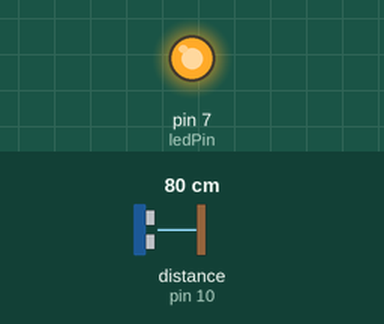
Recording of a sketch running on a simulated Arduino Uno, built with avr-gcc and run on an emulated ATmega328P. Shown: output pins drawn as LEDs (lit = HIGH). Wiring (inferred from the names in the program): ultrasonic range finder: trigger pin 9; echo pin 10. The inputs (shaded band) are chosen by the test bench; at power-on: distance to the obstacle (sensor on pin 10) 80 cm. The echo pulse lasts 58.3 µs per cm; pins used as bus, display or sensor lines are not drawn; what the sketch prints to the serial monitor is not drawn.

Above: at 0.1 s.
Timing chart, 0 to 1.6 s (numbered marks = the images above):
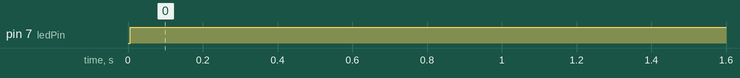

Measured:
- by itself, pin 7 (ledPin): LOW → HIGH at 0.01 s

The sketch:

distance.ino
```cpp
// The Uno pins the sensor's Trig and Echo wires are plugged into
const int trigPin = 9;  // Uno sends the ping out on this pin
const int echoPin = 10;  // Uno listens for the echo on this pin
const int ledPin = 7;      // LED that lights up when something is close

// Anything closer than this many centimeters counts as "close"
const int closeLevel = 350;

void setup() {
  Serial.begin(9600);
  pinMode(trigPin, OUTPUT);  // trig sends a signal, so it's an output
  pinMode(echoPin, INPUT);   // echo receives one, so it's an input
  pinMode(ledPin, OUTPUT);
}

void loop() {
  // Sends a short burst of sound: low, then high for 10 microseconds, then low
  digitalWrite(trigPin, LOW);
  delayMicroseconds(2);
  digitalWrite(trigPin, HIGH);
  delayMicroseconds(10);
  digitalWrite(trigPin, LOW);

  // Measures how many microseconds the echo takes to come back
  long duration = pulseIn(echoPin, HIGH, 30000);

  // Sound travels about 0.034 cm per microsecond; divide by 2 because it goes there and back
  int distance = duration * 0.034 / 2;

  Serial.println(distance);

  // A reading of 0 means no echo came back, so ignore it
  if (distance > 0 && distance < closeLevel) {
    digitalWrite(ledPin, HIGH);  // something is close, so the LED turns on
  } else {
    digitalWrite(ledPin, LOW);
  }

  delay(50);
}
```
